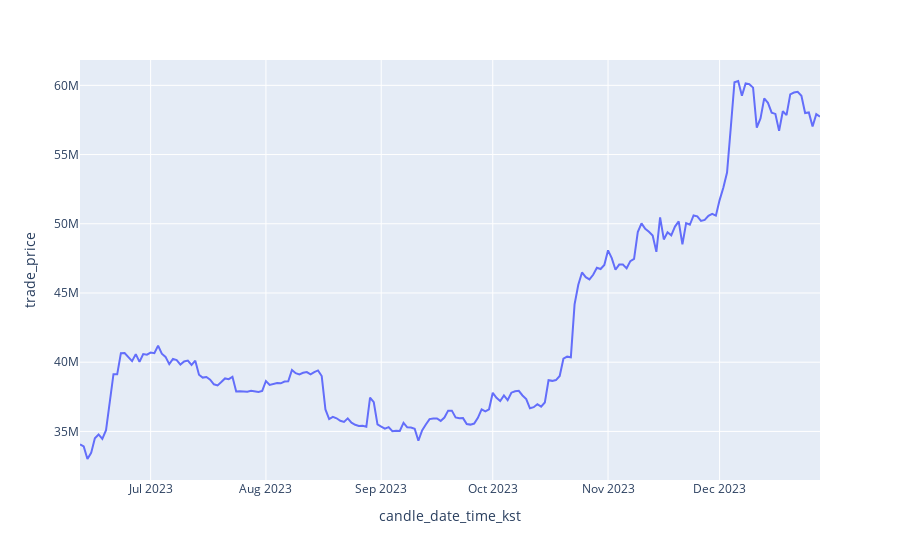

Notebook cell for this chart:
### Code cell
fig = px.line(my_df[my_df.market=='BTC'],
                x = 'candle_date_time_kst',
                y = 'trade_price')

plotly.offline.iplot(fig)
# = fig.show()

### Figure 1 — Plotly figure (JSON) as saved in the notebook; plotly's stock layout.template omitted (floating-point values rounded to 4 significant figures; data arrays with more than 128 entries replaced by an {"elided": "..."} marker saying what was removed)
{"data": [{"hovertemplate": "candle_date_time_kst=%{x}<br>trade_price=%{y}<extra></extra>", "legendgroup": "", "line": {"color": "#636efa", "dash": "solid"}, "marker": {"symbol": "circle"}, "mode": "lines", "name": "", "orientation": "v", "showlegend": false, "type": "scatter", "x": {"elided": "200 str values"}, "xaxis": "x", "y": {"elided": "200 int values"}, "yaxis": "y"}], "layout": {"legend": {"tracegroupgap": 0}, "margin": {"t": 60}, "xaxis": {"anchor": "y", "domain": [0, 1], "title": {"text": "candle_date_time_kst"}}, "yaxis": {"anchor": "x", "domain": [0, 1], "title": {"text": "trade_price"}}}}
